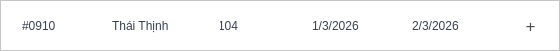
       <widget class="QFrame" name="frame_7">
        <property name="minimumSize">
         <size>
          <width>0</width>
          <height>51</height>
         </size>
        </property>
        <property name="maximumSize">
         <size>
          <width>16777215</width>
          <height>51</height>
         </size>
        </property>
        <property name="sizeIncrement">
         <size>
          <width>0</width>
          <height>0</height>
         </size>
        </property>
        <property name="styleSheet">
         <string notr="true">QFrame{
	background-color: white;
}
QFrame:hover {
	border-left: 2px solid #2563EB;
}
QFrame QLineEdit {
    color: #374151;
}
</string>
        </property>
        <property name="frameShape">
         <enum>QFrame::StyledPanel</enum>
        </property>
        <property name="frameShadow">
         <enum>QFrame::Raised</enum>
        </property>
        <widget class="QLineEdit" name="lineEdit_27">
         <property name="geometry">
          <rect>
           <x>20</x>
           <y>10</y>
           <width>61</width>
           <height>31</height>
          </rect>
         </property>
         <property name="styleSheet">
          <string notr="true">QLineEdit {
	border: none;
	background-color:transparent;
}</string>
         </property>
         <property name="text">
          <string>#0910</string>
         </property>
         <property name="readOnly">
          <bool>true</bool>
         </property>
        </widget>
        <widget class="QLineEdit" name="lineEdit_28">
         <property name="geometry">
          <rect>
           <x>110</x>
           <y>10</y>
           <width>91</width>
           <height>31</height>
          </rect>
         </property>
         <property name="styleSheet">
          <string notr="true">QLineEdit {
	border: none;
	background-color:transparent;
}</string>
         </property>
         <property name="text">
          <string>Thái Thịnh</string>
         </property>
         <property name="readOnly">
          <bool>true</bool>
         </property>
        </widget>
        <widget class="QLineEdit" name="lineEdit_29">
         <property name="geometry">
          <rect>
           <x>310</x>
           <y>10</y>
           <width>81</width>
           <height>31</height>
          </rect>
         </property>
         <property name="styleSheet">
          <string notr="true">QLineEdit {
	border: none;
	background-color:transparent;
}</string>
         </property>
         <property name="text">
          <string>1/3/2026</string>
         </property>
         <property name="readOnly">
          <bool>true</bool>
         </property>
        </widget>
        <widget class="QLineEdit" name="lineEdit_30">
         <property name="geometry">
          <rect>
           <x>410</x>
           <y>10</y>
           <width>81</width>
           <height>31</height>
          </rect>
         </property>
         <property name="styleSheet">
          <string notr="true">QLineEdit {
	border: none;
	background-color:transparent;
}</string>
         </property>
         <property name="text">
          <string>2/3/2026</string>
         </property>
         <property name="readOnly">
          <bool>true</bool>
         </property>
        </widget>
        <widget class="QPushButton" name="pushButton_7">
         <property name="geometry">
          <rect>
           <x>510</x>
           <y>10</y>
           <width>41</width>
           <height>31</height>
          </rect>
         </property>
         <property name="font">
          <font>
           <pointsize>-1</pointsize>
          </font>
         </property>
         <property name="styleSheet">
          <string notr="true">QPushButton {
        background-color: transparent; /* Trong suốt để lộ màu nền của bảng */
        border: none;                  /* Xóa viền nút */
        color: #505050;               /* Màu của dấu + */
        font-size: 17px;               /* Chỉnh dấu + to rõ */
        font-weight: none;
    }
    QPushButton:hover {
        color: #007BFF;               /* Đổi màu xanh khi di chuột vào để biết là bấm được */
    }</string>
         </property>
         <property name="text">
          <string>+</string>
         </property>
        </widget>
        <widget class="QLineEdit" name="lineEdit_31">
         <property name="geometry">
          <rect>
           <x>220</x>
           <y>10</y>
           <width>21</width>
           <height>31</height>
          </rect>
         </property>
         <property name="styleSheet">
          <string notr="true">QLineEdit {
	border: none;
	background-color:transparent;
}</string>
         </property>
         <property name="text">
          <string>104</string>
         </property>
         <property name="readOnly">
          <bool>true</bool>
         </property>
        </widget>
       </widget>
